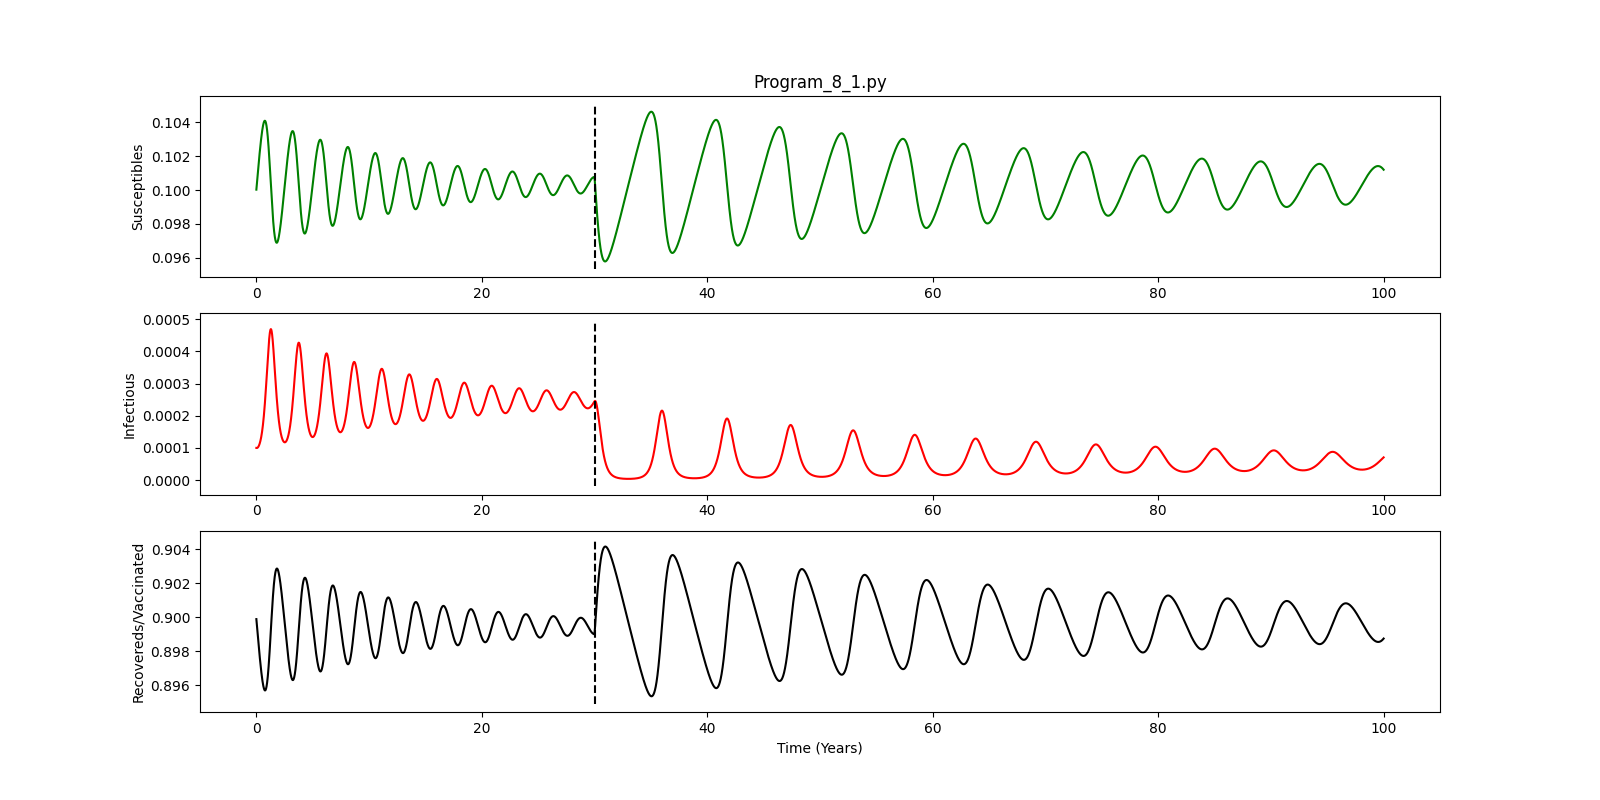

This chart was generated by the following Python code:
#!/usr/bin/env python3

####################################################################
###    This is the PYTHON version of program 8.1 from page 293 of  #
### "Modeling Infectious Disease in humans and animals"            #
### by Keeling & Rohani.										   #
###																   #
### It is the SIR epidemic (with equal births and deaths) and      #
### prophylactic vaccination. Vaccination starts at time tV, after #
### which a proportion p of all newborne individuals are vaccinated#
####################################################################

###################################
### Written by Ilias Soumpasis    #
### [email redacted]	  #
###################################

# Environment Preparation
import scipy.integrate as spi
import numpy as np
import pylab as pl

# Parameters
beta=520/365.0;
gamma=1/7.0;
mu=1/(70*365.0);
S0=0.1;
I0=1e-4;
p0=0.7;
tV=30*365;
ND=MaxTime=100*365;
TS=1.0
R0=1-S0-I0

INPUT = np.hstack((S0,I0,R0))

# Model Definition
def diff_eqs(INP,t):
	'''The main set of equations'''
	Y=np.zeros((3))
	V = INP
	Y[0]= mu*(1-p) - beta*V[0]*V[1] - mu*V[0]
	Y[1]= beta*V[0]*V[1] - gamma*V[1] - mu*V[1]
	Y[2]= mu*p + gamma*V[1] - mu*V[2]
	return Y   # For odeint

# Model Run
t_start = 0.0; t_end = tV; t_inc = TS
t_range1 = np.arange(t_start, t_end+t_inc, t_inc)
t_start = tV; t_end = ND; t_inc = TS
t_range2 = np.arange(tV, t_end+t_inc, t_inc)
T = np.hstack((t_range1, t_range2))
p=0
RES1 = spi.odeint(diff_eqs,INPUT,t_range1)
p=p0
RES2 = spi.odeint(diff_eqs,RES1[-1],t_range2)

# Print Results
print (RES2)

S = np.hstack((RES1[:,0],RES2[:,0]))
I = np.hstack((RES1[:,1],RES2[:,1]))
R = np.hstack((RES1[:,2],RES2[:,2]))

# Plotting
pl.figure(figsize=(16, 8))
pl.subplot(311)
pl.plot(T[1:,]/365.0, S[1:,], '-g')
ll=pl.ylim()
tVV=np.repeat([tV/365.],len(ll))
pl.plot(tVV, ll, '--k')
pl.ylabel('Susceptibles')
pl.title("Program_8_1.py")
pl.subplot(312)
pl.plot(T[1:,]/365.0, I[1:,], '-r')
ll=pl.ylim()
tVV=np.repeat([tV/365.],len(ll))
pl.plot(tVV, ll, '--k')
pl.ylabel('Infectious')
pl.subplot(313)
pl.plot(T[1:,]/365.0, R[1:,], '-k')
ll=pl.ylim()
tVV=np.repeat([tV/365.],len(ll))
pl.plot(tVV, ll, '--k')
pl.ylabel('Recovereds/Vaccinated')
pl.xlabel('Time (Years)')
pl.savefig("Program_8_1.png")
pl.show()
